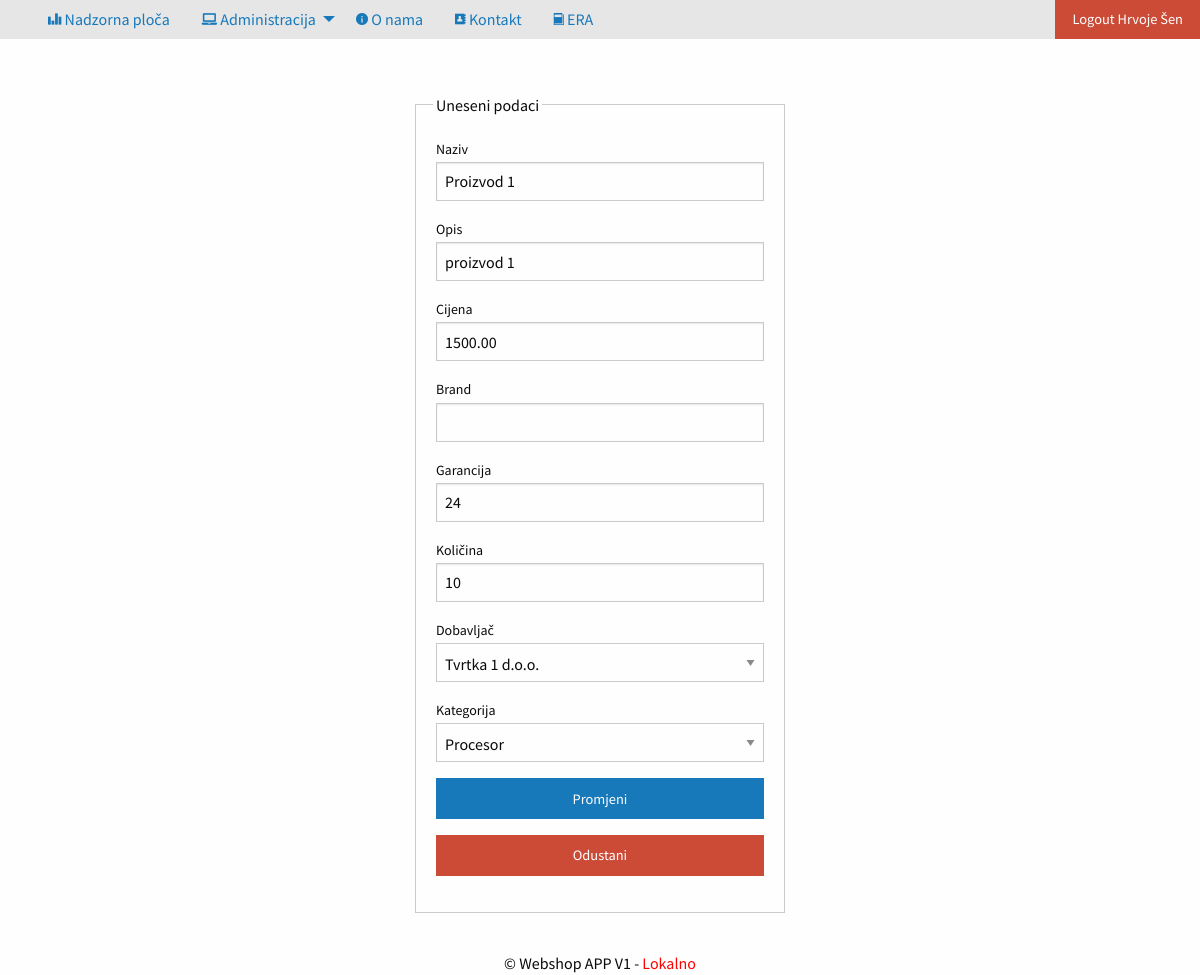
The app's page /privatno/proizvodi/promjena.php?sifra=1 (signed in) with its own data.
### tables this page shows
create table proizvod(
sifra			int (6) not null primary key auto_increment,
naziv			varchar (50) not null,
opis			varchar (1000) not null,
cijena			decimal (18,2) not null,
brand			varchar (50),
garancija		int (2) default 0,
kolicina		int (4) not null default 0,
dobavljac_FK	int (6) not null,
kategorija_FK	int (6) not null
);

create table dobavljac(
sifra			int (6) not null primary key auto_increment,
oib				char (11) not null,
naziv			varchar (100) not null,
ziroracun		varchar (50) not null,
email			varchar (100),
adresa			varchar (255),
mjesto			varchar (255),
postanskiBroj	int (5)
);

create table kategorija(
sifra			int (6) primary key auto_increment,
naziv			varchar (50) not null,
slika			varchar (255),
opis			varchar (50)
);

### privatno/proizvodi/promjena.php (the view, shortened to what this page needs)
<?php include_once '../../konfiguracija.php'; provjeraLogin();
if(isset($_GET["sifra"])){
	$izraz=$veza->prepare("select * from proizvod where sifra=:sifra");
	$izraz->execute(array("sifra"=>$_GET["sifra"]));
	$proizvod = $izraz->fetch(PDO::FETCH_OBJ);
}
?>
<!doctype html>
<html class="no-js" lang="en" dir="ltr">
	<head>
		<?php include_once '../../predlosci/zaglavlje.php'; ?>
	</head>
	<body>
		<?php include_once '../../predlosci/izbornik.php'; ?>
		<div class="row">
			<div class="grid-x grid-padding-x">
				<div class="cell large-4 large-offset-4">
					<form method="POST">
						<fieldset class="fieldset">
							<legend>Uneseni podaci</legend>
							<label for="naziv">Naziv</label>
							<input name="naziv" id="naziv" value="<?php echo $proizvod->naziv; ?>" type="text" />
							<label for="opis">Opis</label>
							<input name="opis" id="opis" value="<?php echo $proizvod->opis; ?>" type="text" />
							<label for="cijena">Cijena</label>
							<input name="cijena" id="cijena" value="<?php echo $proizvod->cijena; ?>" type="number" />
							<label for="brand">Brand</label>
							<input name="brand" id="brand" value="<?php echo $proizvod->brand; ?>" type="text" />
							<label for="garancija">Garancija</label>
							<input name="garancija" id="garancija" value="<?php echo $proizvod->garancija; ?>" type="number" />
							<label for="kolicina">Količina</label>
							<input name="kolicina" id="kolicina" value="<?php echo $proizvod->kolicina; ?>" type="number" />
							<label for="dobavljac_FK">Dobavljač</label>
							<select name="dobavljac_FK">
										<?php
										$izraz=$veza->prepare("select sifra, naziv from dobavljac order by naziv");
										$izraz->execute();
										$rezultati=$izraz->fetchAll(PDO::FETCH_OBJ);
										foreach ($rezultati as $red) :
										?>
										<option <?php
										if($proizvod->naziv!="" && $proizvod->dobavljac_FK == $red->sifra){
											echo " selected=\"selected\" ";
										}
										?> value="<?php echo $red->sifra ?>"><?php echo $red->naziv ?></option>
										<?php endforeach; ?>
							</select>
							<label for="kategorija_FK">Kategorija</label>
							<select name="kategorija_FK">
										<?php
										$izraz=$veza->prepare("select sifra, naziv from kategorija order by naziv");
										$izraz->execute();
										$rezultati=$izraz->fetchAll(PDO::FETCH_OBJ);
										foreach ($rezultati as $red) :
										?>
										<option <?php
										if($proizvod->naziv!="" && $proizvod->kategorija_FK == $red->sifra){
											echo " selected=\"selected\" ";
										}
										?> value="<?php echo $red->sifra ?>"><?php echo $red->naziv ?></option>
										<?php endforeach; ?>
							</select>
							<input name="promjena" type="submit" class="button expanded" value="<?php
							if($proizvod->naziv==""){
								echo "Dodaj novi";
							}else{
								echo "Promjeni";
							}
							?>"/>
							<input name="odustani" type="submit" class="alert button expanded" value="Odustani"/>
						</fieldset>
					</form>
				</div>
			</div>
		</div>
		<?php	include_once '../../predlosci/podnozje.php'; ?>
	</body>
</html>

### css/app.css (style rules this page uses)
body { font-family: 'Source Sans Pro', sans-serif; }
.row { max-width: 100%; padding-top: 20px; }

### records on screen
proizvod: naziv "Proizvod 1", opis "proizvod 1", cijena "1500.00", garancija "24", kolicina "10", dobavljac_FK "Tvrtka 1 d.o.o.", kategorija_FK "Procesor", promjena "Promjeni"

### other values on screen
$_SESSION["logiran"]->ime "Hrvoje"
$_SESSION["logiran"]->prezime "Šen"
$naslovAplikacije "Webshop APP V1"
